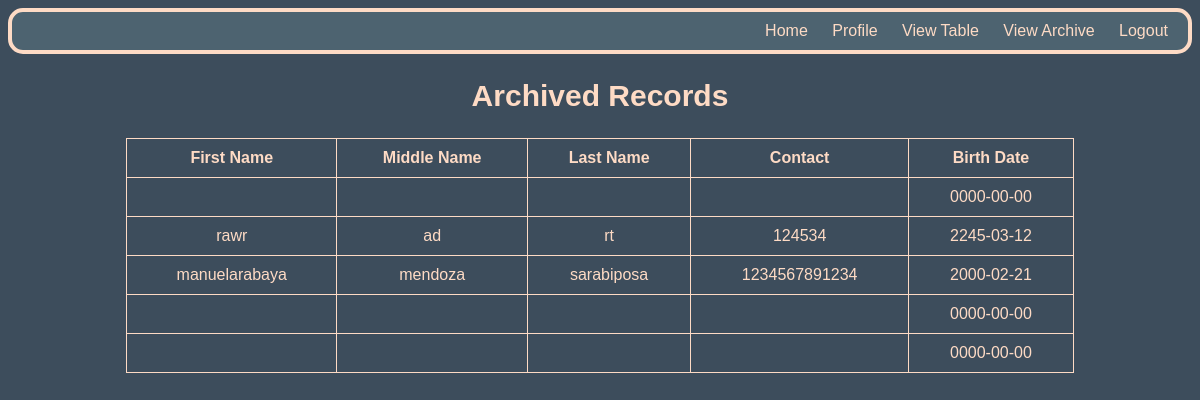
The page /CRUD/InfoDesk.php?view=archive on the database its author committed.
### tables this page shows
CREATE TABLE `archive` (
  `id` int(255) NOT NULL,
  `firstname` varchar(255) NOT NULL,
  `lastname` varchar(255) NOT NULL,
  `middlename` varchar(255) DEFAULT NULL,
  `contactnumber` varchar(20) DEFAULT NULL,
  `dateofbirth` date DEFAULT NULL
);

### CRUD/InfoDesk.php (the view, shortened to what this page needs)
<?php
$host = "localhost";
$username = "Sarabia";
$password = "1234";
$database = "crud";
$conn = new mysqli($host, $username, $password, $database);
?>
<!DOCTYPE html>
<html lang="en">
<head>
</head>
<body>
<div class="menu">
    <a href="/User/CRUD/InfoDesk.php">Home</a>
    <a href="#">Profile</a>
    <a href="?view=table">View Table</a>
    <a href="?view=archive">View Archive</a>
    <a href="/User/Login/login.php">Logout</a>
</div>
<?php if (isset($_GET["view"]) && $_GET["view"] == "table"): ?>
    <h2>Active Records</h2>
    <table>
        <tr>
            <th>First Name</th><th>Middle Name</th><th>Last Name</th><th>Contact</th><th>Birth Date</th><th>Actions</th>
        </tr>
        <?php
        $sql_users = "SELECT * FROM information";
        $users = $conn->query($sql_users);
        while ($row = $users->fetch_assoc()): ?>
            <tr>
                <td><?= $row["firstname"] ?></td><td><?= $row["middlename"] ?></td><td><?= $row["lastname"] ?></td>
                <td><?= $row["contactnumber"] ?></td><td><?= $row["dateofbirth"] ?></td>
                <td>
                    <a href="/User/CRUD/InfoDesk.php?user_id=<?= $row['id'] ?>">
                        <button type="button" class="edit">Edit</button>
                    </a>
                    <form method="POST" style="display:inline;">
                        <input type="hidden" name="user_id" value="<?= $row["id"] ?>">
                        <button type="submit" name="delete">Remove</button>
                    </form>
                </td>
            </tr>
        <?php endwhile; ?>
    </table>
<?php elseif (isset($_GET["view"]) && $_GET["view"] == "archive"): ?>
    <h2>Archived Records</h2>
    <table>
        <tr><th>First Name</th><th>Middle Name</th><th>Last Name</th><th>Contact</th><th>Birth Date</th></tr>
        <?php
        $sql_archived_users = "SELECT * FROM archive";
        $archived_users = $conn->query($sql_archived_users);
        while ($row = $archived_users->fetch_assoc()): ?>
            <tr>
                <td><?= $row["firstname"] ?></td><td><?= $row["middlename"] ?></td><td><?= $row["lastname"] ?></td>
                <td><?= $row["contactnumber"] ?></td><td><?= $row["dateofbirth"] ?></td>
            </tr>
        <?php endwhile; ?>
    </table>
<?php endif; ?>
</body>
</html>

### CRUD/InfoDesk.php (style rules this page uses)
body { font-family: Arial, sans-serif; background-color: #3d4d5c; color: white; text-align: center; }
h2 { color: #fedbc5; font-size: 30px; }
table { width: 80%; margin: auto; border-collapse: collapse; }
table, th, td { border: 1px solid #fedbc5; color: #fedbc5; padding: 10px; }
.menu { background: #4d6370; border: solid 4px #fedbc5; border-radius: 15px; padding: 10px; text-align: right; }
.menu a { color: #fedbc5; text-decoration: none; padding: 10px; }

### rows shown on the page
archive: dateofbirth "0000-00-00"
archive: firstname "rawr", middlename "ad", lastname "rt", contactnumber "124534", dateofbirth "2245-03-12"
archive: firstname "manuelarabaya", middlename "mendoza", lastname "sarabiposa", contactnumber "1234567891234", dateofbirth "2000-02-21"
archive: dateofbirth "0000-00-00"
archive: dateofbirth "0000-00-00"
